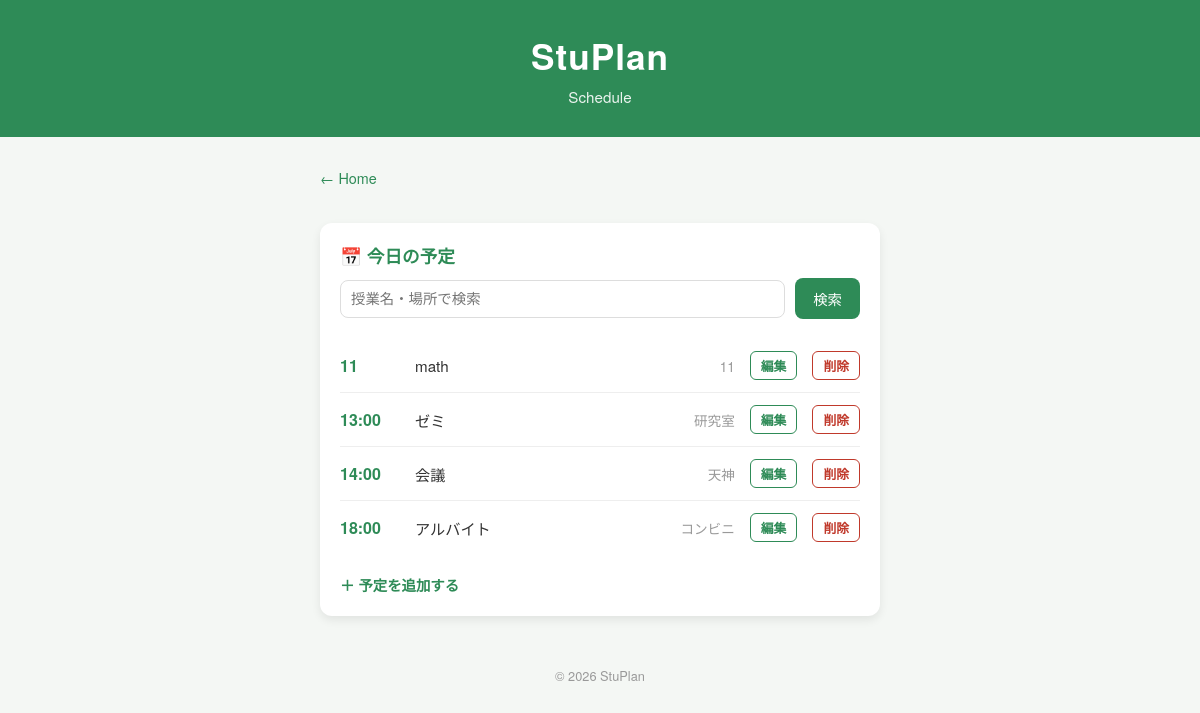
The app's page /schedule with its own data.
### tables this page shows
CREATE TABLE schedules (
    id INTEGER PRIMARY KEY AUTOINCREMENT,
    time TEXT NOT NULL,
    title TEXT NOT NULL,
    place TEXT NOT NULL
, user_id INTEGER DEFAULT 1);

### app.py (the view)
@app.route("/schedule")
def schedule():
    keyword = request.args.get("keyword", "")
    schedules = get_schedules(keyword)
    lang = session.get("lang", "ja")
    t = TRANSLATIONS[lang]
    return render_template("schedule.html", schedules=schedules, keyword=keyword, t=t)

### app.py (called while the page is built)
def get_db_connection():
    if DATABASE_URL:
        import psycopg2
        import psycopg2.extras
        conn = psycopg2.connect(DATABASE_URL)
        conn.autocommit = False
        return conn
    else:
        conn = sqlite3.connect("stuplan.db")
        conn.row_factory = sqlite3.Row
        return conn

def ph(n=1):
    if DATABASE_URL:
        return ",".join(["%s"] * n) if n > 1 else "%s"
    else:
        return ",".join(["?"] * n) if n > 1 else "?"

def fetchall_as_dict(cursor):
    if DATABASE_URL:
        cols = [desc[0] for desc in cursor.description]
        return [dict(zip(cols, row)) for row in cursor.fetchall()]
    else:
        rows = cursor.fetchall()
        return [dict(row) for row in rows]

def get_user_id():
    return session.get("user_id", 1)

def get_schedules(keyword=None):
    conn = get_db_connection()
    cursor = conn.cursor()
    uid = get_user_id()
    p = ph()
    if keyword:
        kw = f"%{keyword}%"
        cursor.execute(f"SELECT * FROM schedules WHERE user_id = {p} AND (title LIKE {p} OR place LIKE {p}) ORDER BY time", (uid, kw, kw))
    else:
        cursor.execute(f"SELECT * FROM schedules WHERE user_id = {p} ORDER BY time", (uid,))
    rows = fetchall_as_dict(cursor)
    conn.close()
    return rows

### templates/schedule.html (shortened to what this page needs)
<!DOCTYPE html>
<html lang="ja">
<head>
    <link rel="stylesheet" href="{{ url_for('static', filename='style.css') }}">
</head>
<body>
    <header class="main-header">
        <h1>StuPlan</h1>
        <p>{{ t.schedule_title }}</p>
    </header>
    <main class="container schedule-container">
        <a href="/home" class="back-link">{{ t.back_home }}</a>
        <section class="card schedule-card">
            <h2>📅 {{ t.schedule_sub }}</h2>
            <form method="GET" class="search-form">
                <input type="text" name="keyword" placeholder="{{ t.schedule_search_placeholder }}" value="{{ keyword }}">
                <button type="submit">{{ t.schedule_search_btn }}</button>
            </form>
            {% if schedules %}
            <ul class="schedule-list">
                {% for item in schedules %}
                <li class="schedule-item">
                    <span class="schedule-time">{{ item.time }}</span>
                    <span class="schedule-title">{{ item.title }}</span>
                    <span class="schedule-place">{{ item.place }}</span>
                    <a href="/schedule/edit/{{ item.id }}" class="edit-link">{{ t.edit }}</a>
                    <a href="/schedule/delete/{{ item.id }}" class="delete-link" onclick="return confirm('{{ t.confirm_delete }}');">{{ t.delete }}</a>
                </li>
                {% endfor %}
            </ul>
            {% else %}
            <p>{% if keyword %}{{ t.schedule_not_found }}{% else %}{{ t.schedule_empty }}{% endif %}</p>
            {% endif %}
            <a href="/schedule/add" class="add-link">{{ t.schedule_add }}</a>
        </section>
    </main>
    <footer class="main-footer"><p>&copy; 2026 StuPlan</p></footer>
</body>
</html>

### static/style.css (style rules this page uses)
* { margin: 0; padding: 0; box-sizing: border-box; }
body { font-family: "Helvetica Neue", Arial, "Hiragino Kaku Gothic ProN", "Meiryo", sans-serif; background-color: #f4f7f4; color: #333; }
.main-header { background-color: #2e8b57; color: white; text-align: center; padding: 30px 20px; }
.main-header h1 { font-size: 2.2rem; letter-spacing: 1px; }
.main-header p { margin-top: 5px; font-size: 0.95rem; opacity: 0.9; }
.container { max-width: 800px; margin: 30px auto; padding: 0 20px; display: grid; grid-template-columns: 1fr 1fr; gap: 20px; }
.card { background-color: #ffffff; border-radius: 12px; padding: 20px; box-shadow: 0 4px 10px rgba(0, 0, 0, 0.08); transition: transform 0.2s ease; }
.card h2 { font-size: 1.1rem; margin-bottom: 10px; color: #2e8b57; }
.main-footer { text-align: center; padding: 20px; color: #999; font-size: 0.8rem; }
.schedule-container { grid-template-columns: 1fr; max-width: 600px; }
.back-link { display: inline-block; margin-bottom: 15px; color: #2e8b57; text-decoration: none; font-size: 0.9rem; }
.schedule-list { list-style: none; }
.schedule-item { display: flex; align-items: center; gap: 15px; padding: 12px 0; border-bottom: 1px solid #eee; }
.schedule-item:last-child { border-bottom: none; }
.schedule-time { font-weight: bold; color: #2e8b57; width: 60px; }
.schedule-title { flex: 1; font-size: 0.95rem; }
.schedule-place { font-size: 0.85rem; color: #999; }
.add-link { display: inline-block; margin-top: 20px; color: #2e8b57; text-decoration: none; font-weight: bold; font-size: 0.9rem; }
.delete-link { color: #c0392b; text-decoration: none; font-size: 0.8rem; font-weight: bold; padding: 4px 10px; border: 1px solid #c0392b; border-radius: 6px; white-space: nowrap; }
.edit-link { color: #2e8b57; text-decoration: none; font-size: 0.8rem; font-weight: bold; padding: 4px 10px; border: 1px solid #2e8b57; border-radius: 6px; white-space: nowrap; }
.search-form { display: flex; gap: 10px; margin-bottom: 20px; align-items: center; }
.search-form input { flex: 1; padding: 10px; border: 1px solid #ddd; border-radius: 8px; font-size: 0.9rem; }
.search-form button { padding: 10px 18px; background-color: #2e8b57; color: white; border: none; border-radius: 8px; font-size: 0.9rem; cursor: pointer; }

### records on screen
schedules: time "11", title "math", place "11", edit "編集", delete "削除"
schedules: time "13:00", title "ゼミ", place "研究室", edit "編集", delete "削除"
schedules: time "14:00", title "会議", place "天神", edit "編集", delete "削除"
schedules: time "18:00", title "アルバイト", place "コンビニ", edit "編集", delete "削除"

### other values on screen
{{ t.schedule_title }} "Schedule"
{{ t.back_home }} "← Home"
{{ t.schedule_sub }} "今日の予定"
{{ t.schedule_search_btn }} "検索"
{{ t.schedule_add }} "＋ 予定を追加する"
